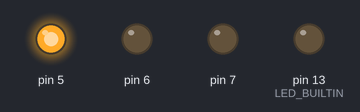
Bench run of a sketch on a simulated Arduino Uno, built with avr-gcc and run on an emulated ATmega328P. On the bench: output pins drawn as LEDs (lit = HIGH).

Above: at 0.5 s.
At 1.5 s:
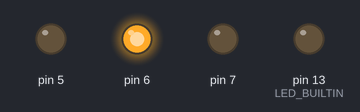
At 5.5 s:
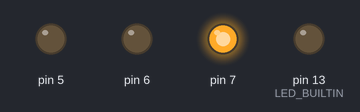
Timing chart, 0 to 6.9 s (numbered marks = the images above):
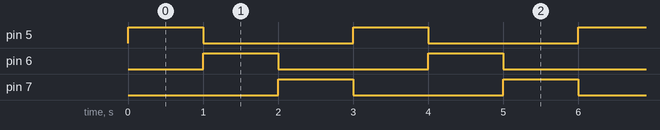

The sketch:

led3Blink.ino
```cpp
void setup()
{
  // initialize digital pin LED_BUILTIN as an output.
  pinMode(LED_BUILTIN, OUTPUT);
  pinMode(5,OUTPUT);
  pinMode(6,OUTPUT);
  pinMode(7,OUTPUT);

}

void loop()
{
  digitalWrite(5, HIGH);
  delay(1000);
  digitalWrite(5, LOW);
  digitalWrite(6, HIGH);
  delay(1000);
  digitalWrite(6, LOW);
  digitalWrite(7, HIGH);
  delay(1000);
  digitalWrite(7, LOW);

}
```

Measured:
- by itself, pin 5–7: alternates HIGH for 1.0 s and LOW for 2.0 s
- by itself, everything shown: repeats every 3.0 s, in 4 steps
